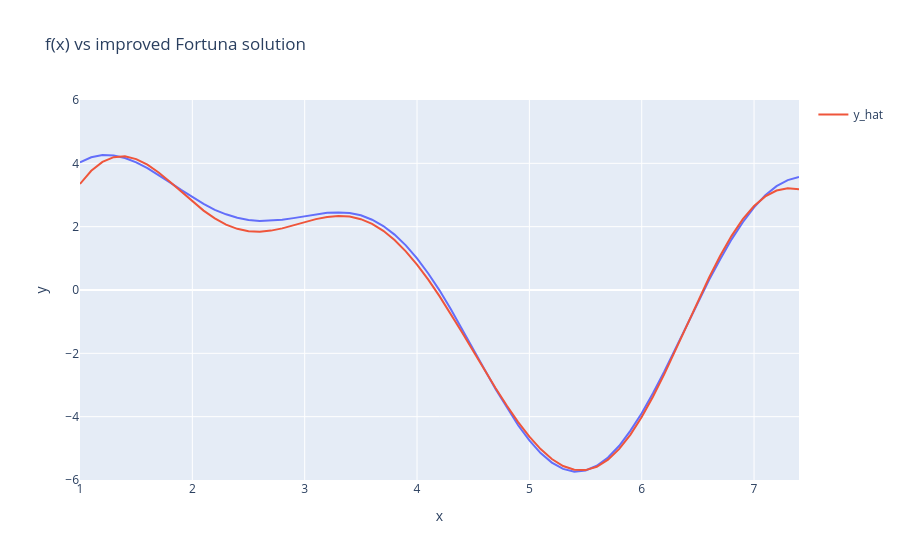

Source (notebook cell):
### Code cell
%%time
# IMPROVED FORTUNA: search around the best theta, with a step size that shrinks over time.
# Big steps at the start (explore), tiny steps at the end (fine-tune).
# We assume that the best theta is somewhere in the neighborhood of the best theta found so far
import numpy as np


def fortuna_shrinking(xs, ys, n_params, n_guesses=100000, step_start=1.0, step_end=0.01, predict_fn=predict):
    # start from one random guess
    best_theta = sample_theta(n_params)
    best_loss = get_loss(predict_fn(xs, best_theta), ys)

    for i in range(n_guesses):
        # step goes linearly from step_start to step_end
        step = step_start + (step_end - step_start) * i / n_guesses

        # draws 9 random numbers centered on 0. Most of them fall between -step and +step
        curr_theta = best_theta + np.random.normal(0, step, size=n_params)
        # keep every parameter inside [-4, 4], same range as sample_theta
        curr_theta = np.clip(curr_theta, -4, 4)
        y_hat = predict_fn(xs, curr_theta)
        curr_loss = get_loss(y_hat, ys)

        if curr_loss < best_loss:
            best_loss = curr_loss
            best_theta = curr_theta

    return best_loss, best_theta


n_runs = 100

losses_shrinking = []
for run in range(n_runs):
    loss, theta = fortuna_shrinking(xs, ys, n_params=9)
    losses_shrinking.append(loss)
    print(f"run {run+1}/{n_runs}: best loss = {loss:.2f}")

print("-" * 40)
print("average best loss:", np.mean(losses_shrinking))
print("min / max:", np.min(losses_shrinking), "/", np.max(losses_shrinking))

# plot the last solution
fig = px.line(x=xs, y=ys, title="f(x) vs improved Fortuna solution")
fig.add_scatter(x=xs, y=predict(xs, theta), mode='lines', name="y_hat")
fig.update_layout(xaxis_range=[xs.min(), xs.max()], yaxis_range=[-6, 6])
fig.show()

### Figure 1 — Plotly figure (JSON) as saved in the notebook; plotly's stock layout.template omitted (floating-point values rounded to 4 significant figures)
{"data": [{"hovertemplate": "x=%{x}<br>y=%{y}<extra></extra>", "legendgroup": "", "line": {"color": "#636efa", "dash": "solid"}, "marker": {"symbol": "circle"}, "mode": "lines", "name": "", "orientation": "v", "showlegend": false, "type": "scatter", "x": [1.0, 1.1, 1.2, 1.3, 1.4, 1.5, 1.6, 1.7, 1.8, 1.9, 2.0, 2.1, 2.2, 2.3, 2.4, 2.5, 2.6, 2.7, 2.8, 2.9, 3.0, 3.1, 3.2, 3.3, 3.4, 3.5, 3.6, 3.7, 3.8, 3.9, 4.0, 4.1, 4.2, 4.3, 4.4, 4.5, 4.6, 4.7, 4.8, 4.9, 5.0, 5.1, 5.2, 5.3, 5.4, 5.5, 5.6, 5.7, 5.8, 5.9, 6.0, 6.1, 6.2, 6.3, 6.4, 6.5, 6.6, 6.7, 6.8, 6.9, 7.0, 7.1, 7.2, 7.3, 7.4], "xaxis": "x", "y": [4.03, 4.19, 4.26, 4.25, 4.17, 4.03, 3.85, 3.63, 3.4, 3.16, 2.93, 2.72, 2.53, 2.39, 2.28, 2.21, 2.18, 2.19, 2.22, 2.27, 2.33, 2.39, 2.44, 2.45, 2.43, 2.36, 2.22, 2.02, 1.75, 1.41, 1.0, 0.52, -0.01, -0.6, -1.22, -1.86, -2.5, -3.13, -3.72, -4.27, -4.75, -5.15, -5.45, -5.65, -5.74, -5.7, -5.55, -5.29, -4.92, -4.44, -3.89, -3.26, -2.58, -1.86, -1.12, -0.39, 0.32, 0.98, 1.6, 2.14, 2.61, 2.99, 3.28, 3.47, 3.57], "yaxis": "y"}, {"mode": "lines", "name": "y_hat", "type": "scatter", "x": [1.0, 1.1, 1.2, 1.3, 1.4, 1.5, 1.6, 1.7, 1.8, 1.9, 2.0, 2.1, 2.2, 2.3, 2.4, 2.5, 2.6, 2.7, 2.8, 2.9, 3.0, 3.1, 3.2, 3.3, 3.4, 3.5, 3.6, 3.7, 3.8, 3.9, 4.0, 4.1, 4.2, 4.3, 4.4, 4.5, 4.6, 4.7, 4.8, 4.9, 5.0, 5.1, 5.2, 5.3, 5.4, 5.5, 5.6, 5.7, 5.8, 5.9, 6.0, 6.1, 6.2, 6.3, 6.4, 6.5, 6.6, 6.7, 6.8, 6.9, 7.0, 7.1, 7.2, 7.3, 7.4], "y": [3.348, 3.765, 4.047, 4.196, 4.221, 4.134, 3.957, 3.709, 3.417, 3.104, 2.794, 2.507, 2.261, 2.066, 1.932, 1.858, 1.842, 1.875, 1.946, 2.042, 2.144, 2.239, 2.308, 2.338, 2.317, 2.236, 2.087, 1.868, 1.578, 1.221, 0.8015, 0.3264, -0.1948, -0.752, -1.334, -1.928, -2.522, -3.102, -3.657, -4.17, -4.63, -5.023, -5.337, -5.558, -5.678, -5.688, -5.581, -5.357, -5.017, -4.565, -4.012, -3.372, -2.663, -1.907, -1.128, -0.3519, 0.396, 1.091, 1.71, 2.235, 2.653, 2.955, 3.14, 3.213, 3.183]}], "layout": {"legend": {"tracegroupgap": 0}, "title": {"text": "f(x) vs improved Fortuna solution"}, "xaxis": {"anchor": "y", "domain": [0, 1], "range": [1, 7.4], "title": {"text": "x"}}, "yaxis": {"anchor": "x", "domain": [0, 1], "range": [-6, 6], "title": {"text": "y"}}}}
